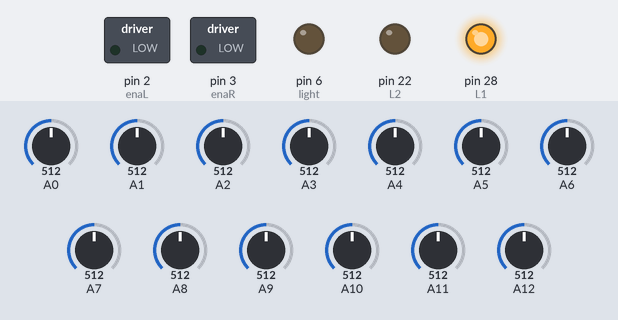
This sketch was run on a simulated Arduino Mega 2560, built with avr-gcc and run on an emulated ATmega2560. Shown: switched loads named in the sketch (green lamp = pin HIGH), output pins drawn as LEDs (lit = HIGH). Inputs (shaded band) come from the test bench; at power-on: A0 = 512, A1 = 512, A2 = 512, A3 = 512, A4 = 512, A5 = 512, A6 = 512, A7 = 512, A8 = 512, A9 = 512, A10 = 512, A11 = 512, A12 = 512. Pins used as bus, display or sensor lines are not drawn.

Above: at 0.25 s.
At 0.8 s:
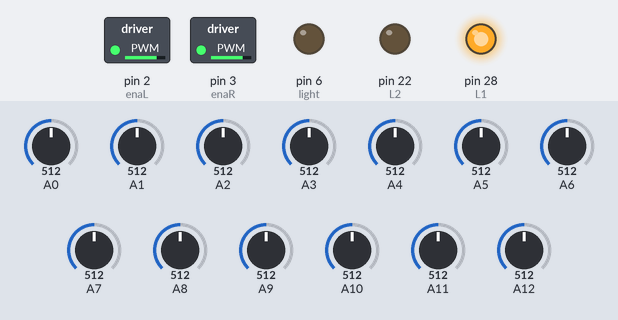
At 1.35 s:
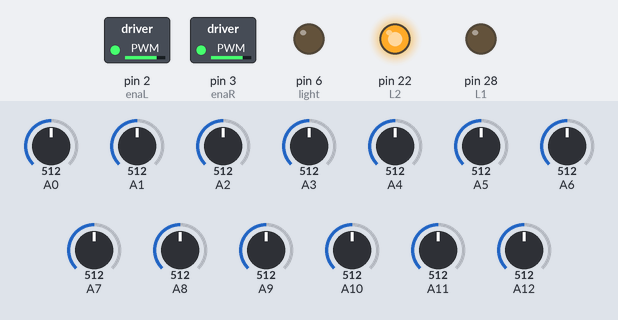
Timing chart, 0 to 3.2 s (numbered marks = the images above):
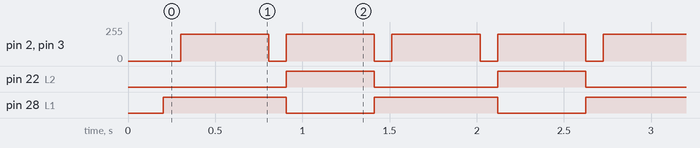

Measured:
- by itself, pin 2 (enaL), pin 3 (enaR): alternates 200/255 for 0.51 s and 0/255 for 0.10 s
- by itself, pin 22 (L2): alternates HIGH for 0.51 s and LOW for 0.71 s
- by itself, pin 28 (L1): alternates HIGH for 0.71 s and LOW for 0.51 s

The sketch:

LFR_PID.ino
```cpp
#include <EEPROM.h>

#define L1 28
#define L2 22
#define R1 24
#define R2 26
#define enaL 2
#define enaR 3
#define sw 23
#define light 6
#define espResetPin 31

const int NUM_SENSORS = 13;
const int sensorPins[NUM_SENSORS] = {0, 1, 2, 3, 4, 5, 6, 7, 8, 9, 10, 11, 12};

int threshold[NUM_SENSORS] = {
  150, 255, 225, 150, 200, 250, 250, 250, 150, 150, 215, 150, 250
};

float Kp = 0.15;
float Ki = 0.0002;
float Kd = 0.8;

float Kp_sharp = 0.25;
float Kd_sharp = 1.2;

int baseSpeed = 180;
int maxSpeed = 255;

const int sensorWeights[NUM_SENSORS] = {
  -6, -5, -4, -3, -2, -1, 0, 1, 2, 3, 4, 5, 6
};

struct PIDController {
  float Kp, Ki, Kd;
  float integral = 0;
  float lastError = 0;
  unsigned long lastTime = 0;
  float integralLimit = 10000;

  PIDController(float p, float i, float d) : Kp(p), Ki(i), Kd(d) {}

  void reset() {
    integral = 0;
    lastError = 0;
    lastTime = millis();
  }

  void setGains(float p, float i, float d) {
    Kp = p; Ki = i; Kd = d;
  }

  float compute(float error) {
    unsigned long now = millis();
    float dt = (now - lastTime) / 1000.0f;
    lastTime = now;

    if (dt <= 0) dt = 0.001f;

    integral += error * dt;
    integral = constrain(integral, -integralLimit, integralLimit);

    float derivative = (error - lastError) / dt;
    lastError = error;

    return Kp * error + Ki * integral + Kd * derivative;
  }
};

PIDController pid(Kp, Ki, Kd);

enum State { NORMAL, ZIGZAG, JUNCTION, GAP };
State currentState = NORMAL;

uint16_t sensorBits = 0;
int activeCount = 0;

bool zigzagMode = false;
unsigned long lastSignChange = 0;

bool wasLineLost = false;
unsigned long lineLostTime = 0;
const unsigned long GAP_TIMEOUT = 150;

int turnCount = 0;

void setup() {
  bitSet(ADCSRA, ADPS2);
  bitClear(ADCSRA, ADPS1);
  bitClear(ADCSRA, ADPS0);

  pinMode(espResetPin, OUTPUT);
  digitalWrite(espResetPin, HIGH);

  pinMode(sw, INPUT_PULLUP);
  pinMode(light, OUTPUT);

  pinMode(L1, OUTPUT);
  pinMode(L2, OUTPUT);
  pinMode(R1, OUTPUT);
  pinMode(R2, OUTPUT);

  digitalWrite(espResetPin, LOW);
  delay(200);
  digitalWrite(espResetPin, HIGH);

  Serial.begin(115200);

  pid.lastTime = millis();
}

void loop() {
  readSensors();
  updateState();
  runPID();
}

void readSensors() {
  sensorBits = 0;
  activeCount = 0;

  for (int i = 0; i < NUM_SENSORS; i++) {
    int raw = analogRead(sensorPins[i]);
    bool onLine = (raw > threshold[i]);
    if (onLine) {
      sensorBits |= (1 << (NUM_SENSORS - 1 - i));
      activeCount++;
    }
  }
}

int computeLinePosition() {
  long weightedSum = 0;
  int activeSensors = 0;

  for (int i = 0; i < NUM_SENSORS; i++) {
    if (sensorBits & (1 << (NUM_SENSORS - 1 - i))) {
      weightedSum += sensorWeights[i];
      activeSensors++;
    }
  }

  if (activeSensors == 0) return 0;

  float position = (float)weightedSum / activeSensors;
  return (int)(position * 100.0f / 6.0f);
}

void updateState() {
  int position = computeLinePosition();
  long error = (activeCount > 0) ? position : pid.lastError;

  if (activeCount == 0) {
    if (!wasLineLost) {
      lineLostTime = millis();
      wasLineLost = true;
    }
    currentState = GAP;
    return;
  }
  wasLineLost = false;

  if (activeCount >= 9) {
    currentState = JUNCTION;
    return;
  }

  if ((error > 80 && pid.lastError < -80) || (error < -80 && pid.lastError > 80)) {
    if (millis() - lastSignChange < 400) {
      zigzagMode = true;
      currentState = ZIGZAG;
    }
    lastSignChange = millis();
  }
  if (millis() - lastSignChange > 600) {
    zigzagMode = false;
  }

  if (currentState != ZIGZAG) {
    currentState = NORMAL;
  }
}

void runPID() {
  int position = computeLinePosition();
  long error = (activeCount > 0) ? position : pid.lastError;

  float Kp_use = zigzagMode ? Kp_sharp : Kp;
  float Kd_use = zigzagMode ? Kd_sharp : Kd;
  int speed_use = zigzagMode ? baseSpeed * 0.7 : baseSpeed;

  pid.setGains(Kp_use, Ki, Kd_use);

  float correction = pid.compute(error);

  int leftSpeed = constrain(speed_use + correction, -maxSpeed, maxSpeed);
  int rightSpeed = constrain(speed_use - correction, -maxSpeed, maxSpeed);

  setMotors(leftSpeed, rightSpeed);

  if (currentState == JUNCTION) {
    handleJunction();
  }
}

void handleJunction() {
  setMotors(0, 0);
  delay(100);

  int turnDir = (turnCount % 2 == 0) ? 1 : -1;
  turnCount++;

  unsigned long start = millis();
  while (millis() - start < 500) {
    readSensors();
    if (activeCount < 5 && computeLinePosition() != 0) break;
    setMotors(turnDir * 200, -turnDir * 200);
    delay(10);
  }

  pid.reset();
}

void setMotors(int left, int right) {
  if (left >= 0) {
    digitalWrite(L1, HIGH);
    digitalWrite(L2, LOW);
  } else {
    digitalWrite(L1, LOW);
    digitalWrite(L2, HIGH);
    left = -left;
  }

  if (right >= 0) {
    digitalWrite(R1, HIGH);
    digitalWrite(R2, LOW);
  } else {
    digitalWrite(R1, LOW);
    digitalWrite(R2, HIGH);
    right = -right;
  }

  left = constrain(left, 0, 255);
  right = constrain(right, 0, 255);

  analogWrite(enaL, left);
  analogWrite(enaR, right);
}

void calibrateSensors() {
  int maxi[NUM_SENSORS];
  int mini[NUM_SENSORS];

  for (int i = 0; i < NUM_SENSORS; i++) {
    maxi[i] = 0;
    mini[i] = 1023;
  }

  setMotors(80, -80);
  for (int j = 0; j < 5000; j++) {
    for (int i = 0; i < NUM_SENSORS; i++) {
      int val = analogRead(sensorPins[i]);
      maxi[i] = max(maxi[i], val);
      mini[i] = min(mini[i], val);
    }
  }
  setMotors(0, 0);

  for (int i = 0; i < NUM_SENSORS; i++) {
    threshold[i] = (maxi[i] - mini[i]) * 0.3 + mini[i];
    EEPROM.write(i, threshold[i] / 4);
    delay(10);
  }
}
```
